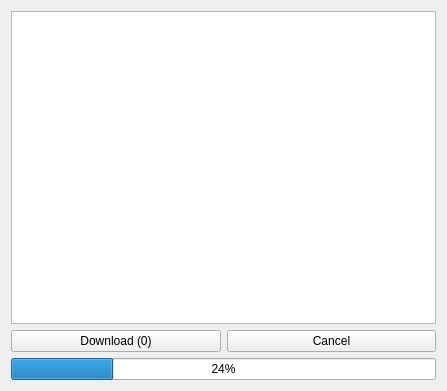
<?xml version="1.0" encoding="UTF-8"?>
<ui version="4.0">
 <class>downloadWidget</class>
 <widget class="QWidget" name="downloadWidget">
  <property name="geometry">
   <rect>
    <x>0</x>
    <y>0</y>
    <width>447</width>
    <height>391</height>
   </rect>
  </property>
  <property name="sizePolicy">
   <sizepolicy hsizetype="Preferred" vsizetype="Preferred">
    <horstretch>0</horstretch>
    <verstretch>0</verstretch>
   </sizepolicy>
  </property>
  <property name="windowTitle">
   <string>Download OSM Region</string>
  </property>
  <layout class="QGridLayout" name="gridLayout">
   <item row="3" column="0">
    <layout class="QVBoxLayout" name="verticalLayout">
     <property name="sizeConstraint">
      <enum>QLayout::SetMaximumSize</enum>
     </property>
     <item>
      <layout class="QHBoxLayout" name="horizontalLayout">
       <property name="sizeConstraint">
        <enum>QLayout::SetMaximumSize</enum>
       </property>
       <item>
        <widget class="QPushButton" name="buttonDownload">
         <property name="text">
          <string>Download (0)</string>
         </property>
        </widget>
       </item>
       <item>
        <widget class="QPushButton" name="buttonCancel">
         <property name="text">
          <string>Cancel</string>
         </property>
        </widget>
       </item>
      </layout>
     </item>
     <item>
      <widget class="QProgressBar" name="progressBarDownload">
       <property name="enabled">
        <bool>true</bool>
       </property>
       <property name="value">
        <number>24</number>
       </property>
      </widget>
     </item>
    </layout>
   </item>
   <item row="2" column="0">
    <widget class="QTreeView" name="treeView"/>
   </item>
  </layout>
 </widget>
 <resources/>
 <connections/>
</ui>
